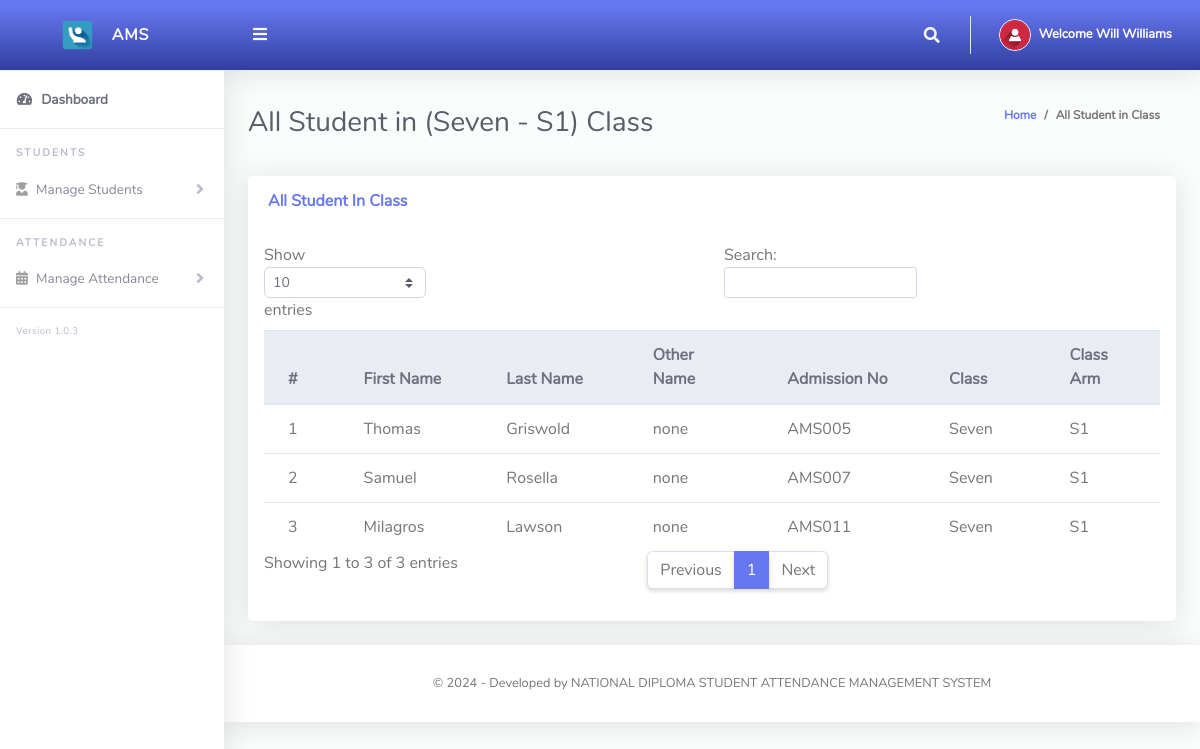
The page /ClassTeacher/viewStudents.php (signed in) on the database its author committed.
### tables this page shows
CREATE TABLE `tblclassteacher` (
  `Id` int NOT NULL,
  `firstName` varchar(255) NOT NULL,
  `lastName` varchar(255) NOT NULL,
  `emailAddress` varchar(255) NOT NULL,
  `password` varchar(255) NOT NULL,
  `phoneNo` varchar(50) NOT NULL,
  `classId` varchar(10) NOT NULL,
  `classArmId` varchar(10) NOT NULL,
  `dateCreated` varchar(50) NOT NULL
);

CREATE TABLE `tblclassarms` (
  `Id` int NOT NULL,
  `classId` varchar(10) NOT NULL,
  `classArmName` varchar(255) NOT NULL,
  `isAssigned` varchar(10) NOT NULL
);

CREATE TABLE `tblclass` (
  `Id` int NOT NULL,
  `className` varchar(255) NOT NULL
);

CREATE TABLE `tblstudents` (
  `Id` int NOT NULL,
  `firstName` varchar(255) NOT NULL,
  `lastName` varchar(255) NOT NULL,
  `otherName` varchar(255) NOT NULL,
  `admissionNumber` varchar(255) NOT NULL,
  `password` varchar(50) NOT NULL,
  `classId` varchar(10) NOT NULL,
  `classArmId` varchar(10) NOT NULL,
  `dateCreated` varchar(50) NOT NULL
);

### ClassTeacher/viewStudents.php (the view, shortened to what this page needs)
<?php
include '../Includes/dbcon.php';
$query = "SELECT tblclass.className,tblclassarms.classArmName
    FROM tblclassteacher
    INNER JOIN tblclass ON tblclass.Id = tblclassteacher.classId
    INNER JOIN tblclassarms ON tblclassarms.Id = tblclassteacher.classArmId
    Where tblclassteacher.Id = '$_SESSION[userId]'";
    $rs = $conn->query($query);
    $rrw = $rs->fetch_assoc();
?>
<!DOCTYPE html>
<html lang="en">
<head>
  <link href="../vendor/fontawesome-free/css/all.min.css" rel="stylesheet" type="text/css">
  <link href="../vendor/bootstrap/css/bootstrap.min.css" rel="stylesheet" type="text/css">
  <link href="css/ruang-admin.min.css" rel="stylesheet">
</head>
<body id="page-top">
  <div id="wrapper">
      <?php include "Includes/sidebar.php";?>
    <div id="content-wrapper" class="d-flex flex-column">
      <div id="content">
       <?php include "Includes/topbar.php";?>
        <div class="container-fluid" id="container-wrapper">
          <div class="d-sm-flex align-items-center justify-content-between mb-4">
            <h1 class="h3 mb-0 text-gray-800">All Student in (<?php echo $rrw['className'].' - '.$rrw['classArmName'];?>) Class</h1>
            <ol class="breadcrumb">
              <li class="breadcrumb-item"><a href="./">Home</a></li>
              <li class="breadcrumb-item active" aria-current="page">All Student in Class</li>
            </ol>
          </div>
          <div class="row">
            <div class="col-lg-12">
                 <div class="row">
              <div class="col-lg-12">
              <div class="card mb-4">
                <div class="card-header py-3 d-flex flex-row align-items-center justify-content-between">
                  <h6 class="m-0 font-weight-bold text-primary">All Student In Class</h6>
                </div>
                <div class="table-responsive p-3">
                  <table class="table align-items-center table-flush table-hover" id="dataTableHover">
                    <thead class="thead-light">
                      <tr>
                        <th>#</th>
                        <th>First Name</th>
                        <th>Last Name</th>
                        <th>Other Name</th>
                        <th>Admission No</th>
                        <th>Class</th>
                        <th>Class Arm</th>
                      </tr>
                    </thead>
                    <tbody>
                  <?php
                      $query = "SELECT tblstudents.Id,tblclass.className,tblclassarms.classArmName,tblclassarms.Id AS classArmId,tblstudents.firstName,
                      tblstudents.lastName,tblstudents.otherName,tblstudents.admissionNumber,tblstudents.dateCreated
                      FROM tblstudents
                      INNER JOIN tblclass ON tblclass.Id = tblstudents.classId
                      INNER JOIN tblclassarms ON tblclassarms.Id = tblstudents.classArmId
                      where tblstudents.classId = '$_SESSION[classId]' and tblstudents.classArmId = '$_SESSION[classArmId]'";
                      $rs = $conn->query($query);
                      $num = $rs->num_rows;
                      $sn=0;
                      if($num > 0)
                      {
                        while ($rows = $rs->fetch_assoc())
                          {
                             $sn = $sn + 1;
                            echo"
                              <tr>
                                <td>".$sn."</td>
                                <td>".$rows['firstName']."</td>
                                <td>".$rows['lastName']."</td>
                                <td>".$rows['otherName']."</td>
                                <td>".$rows['admissionNumber']."</td>
                                <td>".$rows['className']."</td>
                                <td>".$rows['classArmName']."</td>
                              </tr>";
                          }
                      }
                      else
                      {
                           echo
                           "<div class='alert alert-danger' role='alert'>
                            No Record Found!
                            </div>";
                      }
                      ?>
                    </tbody>
                  </table>
                </div>
              </div>
            </div>
            </div>
          </div>
        </div>
      </div>
       <?php include "Includes/footer.php";?>
    </div>
  </div>
</body>
</html>

### ClassTeacher/Includes/topbar.php (shortened to what this page needs)
<?php
  $query = "SELECT * FROM tblclassteacher WHERE Id = ".$_SESSION['userId']."";
  $rs = $conn->query($query);
  $rows = $rs->fetch_assoc();
  $fullName = $rows['firstName']." ".$rows['lastName'];;
?>
<nav class="navbar navbar-expand navbar-light bg-gradient-primary topbar mb-4 static-top">
          <button id="sidebarToggleTop" class="btn btn-link rounded-circle mr-3">
            <i class="fa fa-bars"></i>
          </button>
          <ul class="navbar-nav ml-auto">
            <li class="nav-item dropdown no-arrow">
              <a class="nav-link dropdown-toggle" href="#" id="searchDropdown" role="button" data-toggle="dropdown"
                aria-haspopup="true" aria-expanded="false">
                <i class="fas fa-search fa-fw"></i>
              </a>
            </li>
            <li class="nav-item dropdown no-arrow">
              <a class="nav-link dropdown-toggle" href="#" id="userDropdown" role="button" data-toggle="dropdown"
                aria-haspopup="true" aria-expanded="false">
                <img class="img-profile rounded-circle" src="img/user-icn.png" style="max-width: 60px">
                <span class="ml-2 d-none d-lg-inline text-white small"><b>Welcome <?php echo $fullName;?></b></span>
              </a>
            </li>
          </ul>
        </nav>

### rows shown on the page
tblclassteacher: fullName "Will Williams"
tblclassarms: classId.className "Seven", classArmName "S1"
tblstudents: firstName "Thomas", lastName "Griswold", otherName "none", admissionNumber "AMS005", classId.className "Seven", classArmId.classArmName "S1"
tblstudents: firstName "Samuel", lastName "Rosella", otherName "none", admissionNumber "AMS007", classId.className "Seven", classArmId.classArmName "S1"
tblstudents: firstName "Milagros", lastName "Lawson", otherName "none", admissionNumber "AMS011", classId.className "Seven", classArmId.classArmName "S1"
